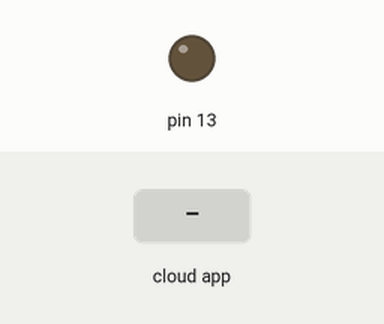
This sketch was run on a simulated Arduino Uno, built with avr-gcc and run on an emulated ATmega328P. On the bench: output pins drawn as LEDs (lit = HIGH). The inputs (shaded band) are chosen by the test bench. The ROS host is connected and sends only what is stated; what the sketch prints to the serial monitor is not drawn.

Above: at 1.2 s.
1.3 s: the phone or cloud app sets ros_arduino_msgs to 0
Timing chart, 0 to 4.3 s (numbered marks = the images above; inputs shaded):
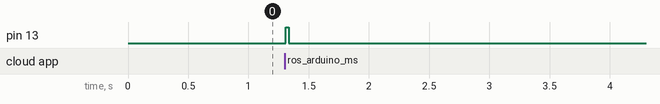

The sketch:

ROS_Arduino_com.ino
```cpp
/*
used for communicate between ros and other device
*/
/*
Undone with TCP bi-directional ACK between ros and bridige
Maybe occur error when using different baudrate !
*/
#define PROG_NAME "ROS_ARDUINO_COM"
#define vers 1.0

#if (ARDUINO >= 100)
 #include <Arduino.h>
#else
 #include <WProgram.h>
#endif

#define delayTime 20
#define timeOut delayTime
#define ROS_SERIAL_BAUD_RATE 57600
#define ROS_RX_PIN
#define ROS_TX_PIN

#define BRIDGE_SERIAL_BAUD_RATE 9600
#define BRIDGE_RX_PIN 10
#define BRIDGE_TX_PIN 11

#define ROS_STRING_SIZE 2
#define BRIDGE_STRING_SIZE 2


#include <SoftwareSerial.h>
SoftwareSerial BridgeSerial(BRIDGE_RX_PIN, BRIDGE_TX_PIN);//Rx, TX

#include <ros.h>
#include <std_msgs/String.h>

#define ROS_TOPIC_NAME_SUB "ros_arduino_msgs"
#define ROS_TOPIC_NAME_PUB "arduino_ros_msgs"

ros::NodeHandle  nh;

//General
void stringSplit(String& string_cont, String& split);
void stringMerge(String& string_cont, String& merge_cont);
String str;
bool stat = false;
char terminator_char = '\n';


String rosToBridgeMsg(String& ros_msg);

//ROS
//String ros_str[ROS_STRING_SIZE];
void rosSubCallback( const std_msgs::String& str_msg);
void rosPub(String& msg);
void rosAck(String& msg);

String ros_topic_name_sub = ROS_TOPIC_NAME_SUB;
String ros_topic_name_pub = ROS_TOPIC_NAME_PUB;
std_msgs::String str_msg;
ros::Subscriber<std_msgs::String> ros_sub(ros_topic_name_sub.c_str(), rosSubCallback);
ros::Publisher ros_pub(ros_topic_name_pub.c_str(), &str_msg);


//BRIDGE
String bridge_str[BRIDGE_STRING_SIZE];
void bridgeWrite(String& bridge_msg);
bool bridgeRead(String& bridge_msg);

void setup()
{
  Serial.begin(ROS_SERIAL_BAUD_RATE);
  BridgeSerial.begin(BRIDGE_SERIAL_BAUD_RATE);
  Serial.setTimeout(timeOut);
  BridgeSerial.setTimeout(timeOut);

  pinMode(13, OUTPUT);

  nh.initNode();
  nh.subscribe(ros_sub);
  nh.advertise(ros_pub);

  str = PROG_NAME;  str.concat(" On-Line !\n");
  Serial.write(str.c_str());
  rosPub(str);
}

void loop()
{
  digitalWrite(13, LOW);
  if(bridgeRead(str))
    rosPub(str);
  nh.spinOnce();
  delay(delayTime);
}


void rosSubCallback( const std_msgs::String& str_msg)
{
  str = str_msg.data;
  //rosAck(str);
  //Program
  //str = rosToBridgeMsg(str);
  bridgeWrite(str);
  //Program
}

void rosPub(String& msg)
{
  str_msg.data = msg.c_str();
  ros_pub.publish(&str_msg);
  msg = "";
}

void rosAck(String& msg)
{
  String ack_msg = "ACK ";
  stringMerge(ack_msg, msg);
  rosPub(ack_msg);
}


void bridgeWrite(String& bridge_msg)
{
  digitalWrite(13, HIGH);
  bridge_msg = bridge_msg + "\n";
  BridgeSerial.write(bridge_msg.c_str());
  //delay(delayTime);
}

bool bridgeRead(String& bridge_msg)
{
  if(BridgeSerial.available() > 0)
  {
    digitalWrite(13, HIGH);
    bridge_msg = BridgeSerial.readStringUntil(terminator_char);
    return true;
  }
  return false;
}

void stringSplit(String& string_cont, String& split)
{
  string_cont.trim();
  int i;
  for(i = 0; i < string_cont.length(); i++)
  {
    if(isSpace(string_cont[i]))
      break;
  }

  split = string_cont.substring(0, i);
  string_cont = string_cont.substring(i, string_cont.length());
  string_cont.trim();
  return split.trim();
}

void stringMerge(String& string_cont, String& merge_cont)
{
  string_cont.concat(merge_cont);
}
/////////////////////////////////////////////
```

Measured:
- after the input at 1.3 s, pin 13: LOW → HIGH at once, → LOW 0.02 s later
